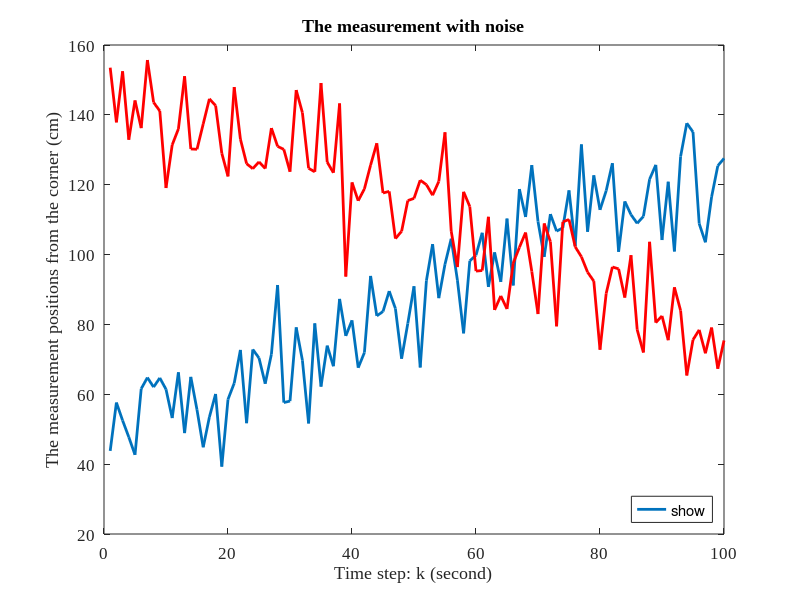
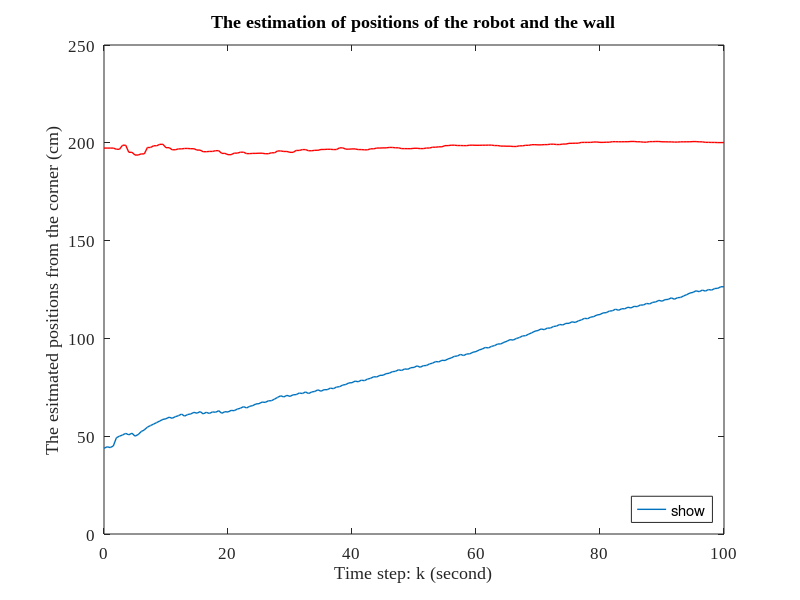
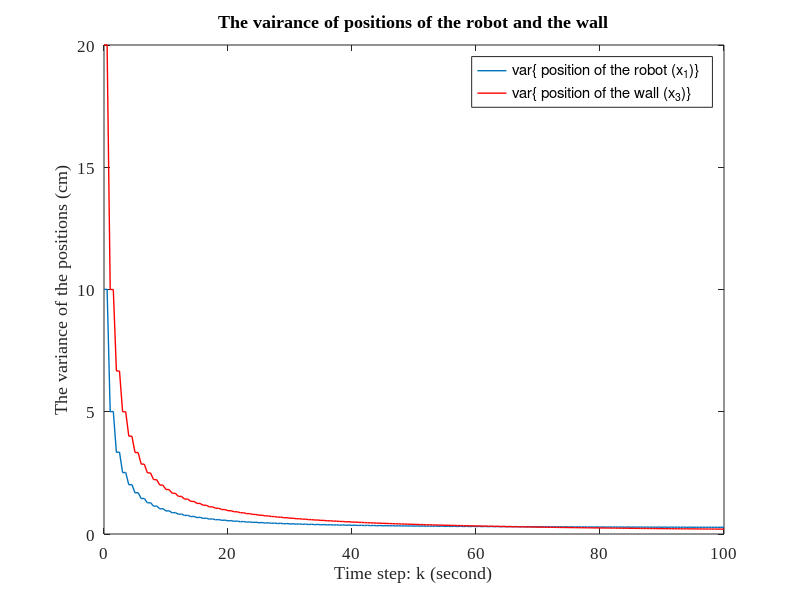
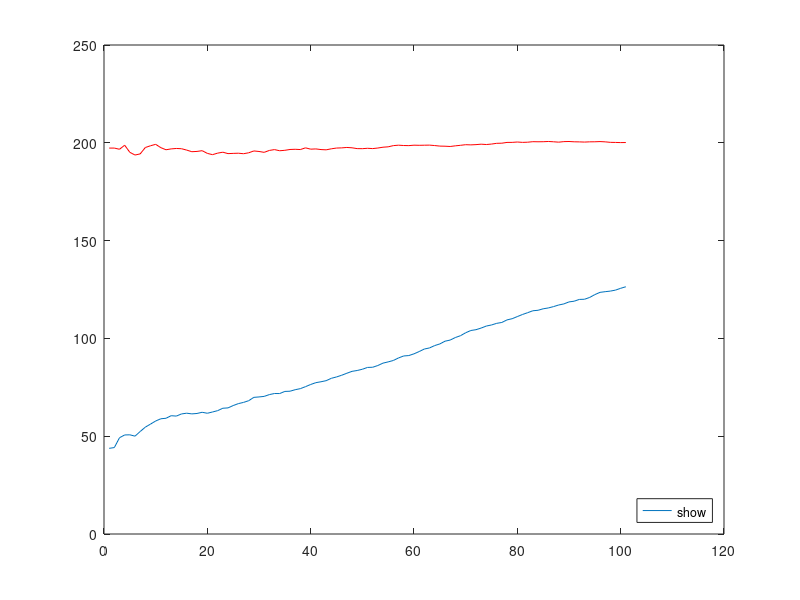

Write the MATLAB code that produced these figures, in order.
%% HW5
% -------------------------
% CMPE 245 - Spring, 2016
% Chien-Pin Chen
% 05/13/2016
% MATLAB script for HW5
% --------------------------
clear all;
% measurement data and plot them on one figure
load robotMes.mat;

% plotting the measurement 
plot(y(1,:), 'LineWidth', 2, 'DisplayName','y_1 (k) The position of the robot');
hold on
plot(y(2,:), 'r', 'LineWidth', 2, 'DisplayName','y_2 (k) The position of the wall');
set(gca, 'fontsize', 12, 'FontName','Times New Roman');
title('The measurement with noise');
xlabel ('Time step: k (second)');
ylabel ('The measurement positions from the corner (cm)');
legend('show', 'Location', 'SouthEast');

% setting initial x_0, P_0 
%x_0 = [40; 0; 200]; % my first guess. (integer according y1(0) and y2(0))
x_0 = [y(1,1); 0.8; y(1,1)+y(2,1)]; % more reasoning guess (after course)
% P_0 = [10 0 0;
%         0 0 0;    % my first guess. (set as variance of the measurement 
%         0 0 10];  % for P11 P33. and set others as zeros)
P_0 = [10 0 10;
        0 0.1^2 0;
        10 0 10*2];
    
% setting some constant matrix in kalman filter (phi, gamma, H, R, Q)
phi = [1 1 0;
       0 0 0;
       0 0 1];
ga = [0 0.1 0]';
u = [ 0 0.8 0]';

H = [1 0 0;
    -1 0 1];
R = [10 0;
     0 10];
Q = 1;

% array to storge E{x_k} and P_k after update 
Ex_k = zeros(3, length(y)+1);
P_k = zeros(3, 3, length(y)+1);

% array to storage E{x_k} and P_k before and after update
Ex_arr = zeros(3, 2*length(y)+1);
P_arr = zeros(3, 3, 2*length(y)+1);
K_arr = zeros(3,2,length(y));   % storage KF Gain (for trends)

% use kalman filter to compute estimation and the varinace
Ex_k(:,1) = x_0;
P_k(:,:,1) = P_0;
Ex_arr(:,1) = x_0;
P_arr(:,:,1) = P_0;
for k=1: length(y)
    % prediction
    %Ex_k(:,k) = phi* Ex_k(:,k);
    Ex_k(:,k+1) = phi* Ex_k(:,k) + u;
    P_k(:,:,k+1) = phi*P_k(:,:,k)*phi' + ga*Q*ga';
    
    Ex_arr(:,k*2) = Ex_k(:,k+1);
    P_arr(:,:,k*2) = P_k(:,:,k+1);
    
    % observation

    % update and compute K and P(+)
    K = P_k(:,:,k+1) * H'* inv(H*P_k(:,:,k+1)*H'+R);
    P_k(:,:,k+1) = (eye(3) - K*H)*P_k(:,:,k+1);
    
    Ex_k(:,k+1) = Ex_k(:,k+1) + K*(y(:,k) - H*Ex_k(:,k+1));
    
    K_arr(:,:,k) = K;
    Ex_arr(:,k*2+1) = Ex_k(:,k+1);
    P_arr(:,:,k*2+1) = P_k(:,:,k+1);
end

% plot expexted X1 and X3 (expect and update)
t = (0:0.5:100);
figure;
plot(t, Ex_arr(1,:), 'LineWidth', 1, 'DisplayName','E\{ Position of the robot (x_1)\} ');
hold on
plot(t, Ex_arr(3,:), 'r', 'LineWidth', 1, 'DisplayName','E\{ Position of the wall (x_3)\}');
set(gca, 'fontsize', 12, 'FontName','Times New Roman');
title('The estimation of positions of the robot and the wall');
xlabel ('Time step: k (second)');
ylabel ('The esitmated positions from the corner (cm)');
legend('show', 'Location', 'SouthEast');


% plot variance X1 and X3 (expect and update)
var_x1a = reshape(P_arr(1,1,:), 1, []);
var_x3a = reshape(P_arr(3,3,:), 1, []);
figure;
plot(t, var_x1a, 'LineWidth', 1, 'DisplayName','var\{ position of the robot (x_1)\}');
hold on
plot(t, var_x3a, 'r', 'LineWidth', 1, 'DisplayName','var\{ position of the wall (x_3)\}');
set(gca, 'fontsize', 12, 'FontName','Times New Roman');
title('The vairance of positions of the robot and the wall');
xlabel ('Time step: k (second)');
ylabel ('The variance of the positions (cm)');
legend('show');



% plot expexted X1 and X3 (only update)
figure;
plot(Ex_k(1,:), 'DisplayName','Ex1');
hold on
plot(Ex_k(3,:), 'r', 'DisplayName','Ex3');
legend('show', 'Location', 'SouthEast');

% plot variance X1 and X3
var_x1 = reshape(P_k(1,1,:), 1, []);
var_x3 = reshape(P_k(3,3,:), 1, []);
figure;
plot(var_x1, 'DisplayName','VARx1');
hold on
plot(var_x3, 'r', 'DisplayName','VARx3');
legend('show');